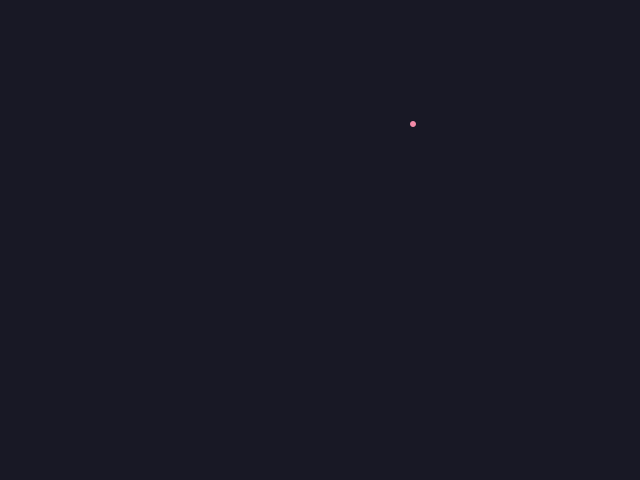
Frame 1 (no input)
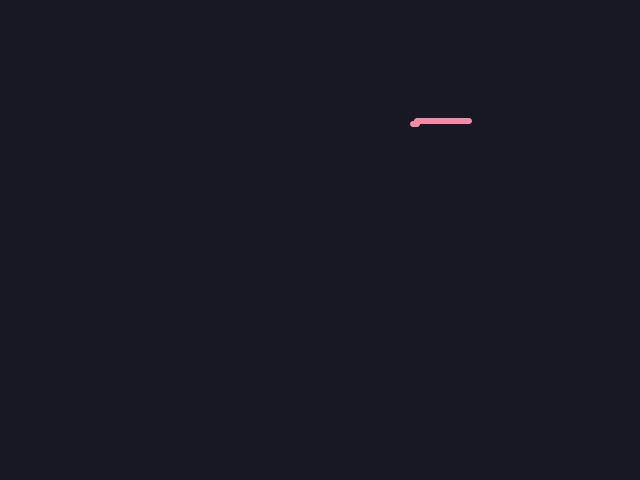
Frame 60 (the mouse pressed at the canvas centre just before this capture)
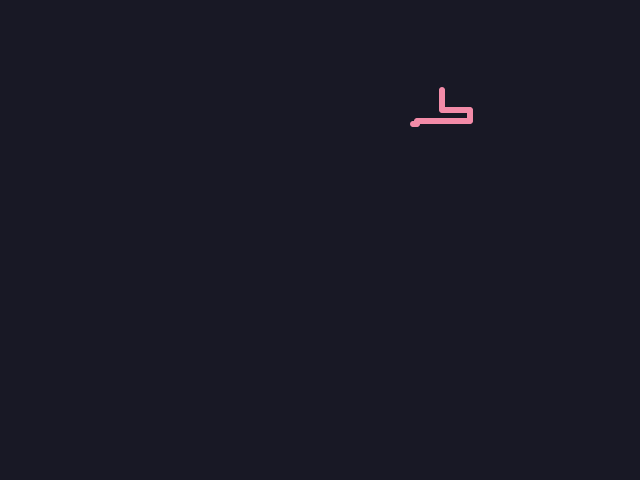
Frame 120 (the mouse held since frame 60 and released just before this capture)

The Processing sketch that drew these frames (run headless with seeded random() and noise(); from frame 60 on, the mouse is pressed at the canvas centre):

// Processing sketch: A1Extn
// ── A1Extn.pde
ArrayList<Line> lines = new ArrayList<Line>();
Consts consts = new Consts();
Maths maths = new Maths();
int frame = 0;


void setup() {
    size(640, 480);    
    background(0x181825);
    lines.add(new Line());
    frameRate(120);
}

void update() {
    // Go through each line and call it's move function.
    for (Line l : lines) {
        l.move();
    }

    // 1% chance of spawning a new line.
    if (maths.rChance(1)) {
        lines.add(new Line());
    }
}

void draw() {
    // Draw each of our lines. DO NOT CLEAR SCREEN.
    for (Line l : lines) {
        l.draw();
    }

    // Update for next draw.
    update();

    // Clear the screen every minute so that we don't completely fill it.
    if (frame == consts.change) {
        clear();
        background(0x181825);
        lines.clear();
        lines.add(new Line());
        frame = 0;
    }
    frame++;
}
// ── Consts.pde
class Consts {
    // The various consts for our program. I'd have prefered a struct but not sure how to get
    // what I was going for here so this is a gross implementation.
    int lineWidth;
    int chanceOfLine;
    int change;

    // Colour scheme based off the catppuccin colour scheme found here:
    // https://github.com/catppuccin/catppuccin.git
    color[] colors = {
        color(245, 224, 220),
        color(242, 205, 205),
        color(245, 194, 231),
        color(203, 166, 247),
        color(243, 139, 168),
        color(235, 160, 172),
        color(250, 179, 135),
        color(249, 226, 175),
        color(166, 227, 161),
        color(148, 226, 213),
        color(137, 220, 235),
        color(116, 199, 236),
        color(137, 180, 250),
        color(180, 190, 254)
    };

    Consts() {
        lineWidth = 3;
        chanceOfLine = 10;
        change = 3600;
    }
}
// ── Line.pde
class Line {
    int x, y, directionX, directionY;
    color lineColour;
    boolean axis, lastMoved;

    void move() {

        // 2% chance of changing the axis that the line is moving on
        if (maths.rChance(2.0)) axis = !axis;
        // Move in the correct axis and set it as the lastMoved axis.
        if (axis) {
            x += directionX;
            lastMoved = true;
        }
        else {
            y += directionY;
            lastMoved = false;
        }

        // lastMoved true means x axis was the lastMoved axis.
        // This is to prevent the line doubling back on itself.
        if (lastMoved) directionY = maths.rChance(5.0) ? 1 : -1;
        else directionX = maths.rChance(5.0) ? 1 : -1;
    }

    void draw() {
        fill(lineColour);
        noStroke();

        // The one shape. c:
        ellipse(x, y, consts.lineWidth * 2, consts.lineWidth * 2);
    }

    Line() {
        x = int(random(0, width));
        y = int(random(0, height));

        directionX = maths.rBool() ? 1 : -1;
        directionY = maths.rBool() ? 1 : -1;
        axis = maths.rBool();
        lineColour = consts.colors[int(random(0, consts.colors.length))];
    }
}
// ── Maths.pde
class Maths {
    boolean rBool() {
        return random(1) > 0.5;
    }
    
    boolean rChance(float percentage) {
        return random(1) < percentage / 100;
    }
}
